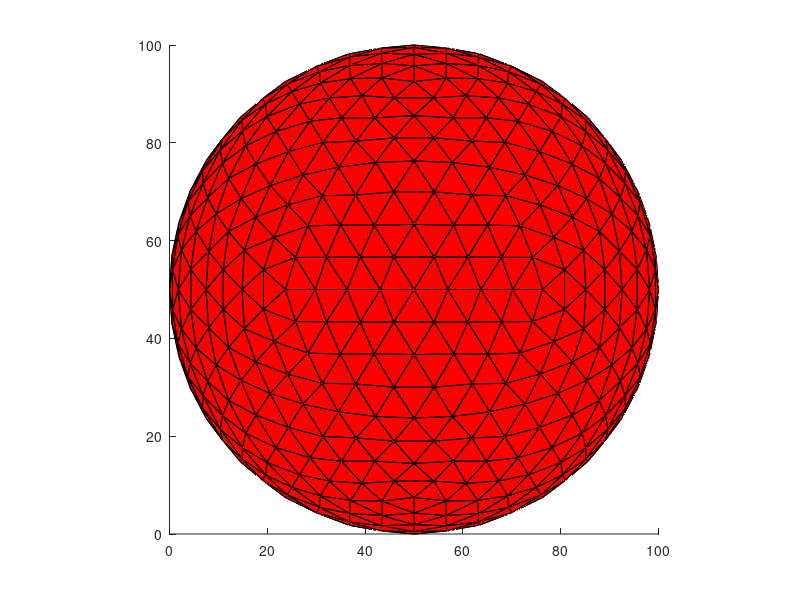

The MATLAB source for this figure: (Note: this script raises an error after producing the figure.)
addpath('polygon2voxel_version1f');

load sphere
figure, patch(FV,'FaceColor',[1 0 0]); axis square;
Volume=polygon2voxel(FV,[50 50 50],'auto');

Volume = Volume*255;

fid = fopen('sphere.dat','w');
%fwrite(fid,Volume,'uint8');
for i=1:50
  fwrite(fid,Volume(:,:,i),'uint8');
  img = imresize(Volume(:,:,i),2);
  imwrite(img,['sphere' sprintf('%.2d',i) '.png']);
end
fclose(fid);
